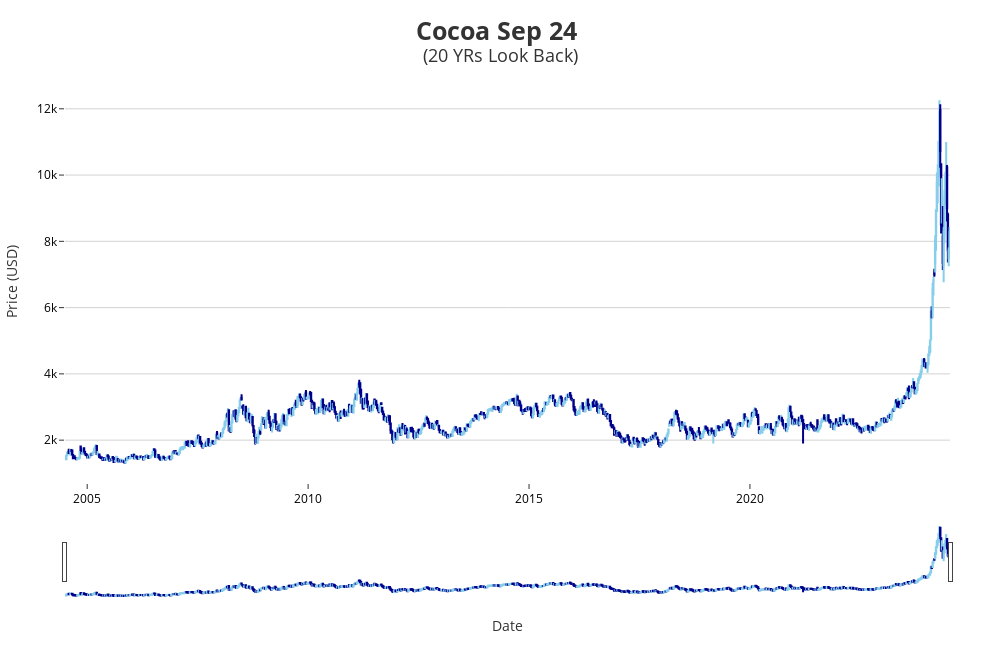

Notebook code for this chart:
### Code cell
fig.show()

### Figure 1 — Plotly figure (JSON) as saved in the notebook; plotly's stock layout.template omitted (floating-point values rounded to 4 significant figures; data arrays with more than 128 entries replaced by an {"elided": "..."} marker saying what was removed)
{"data": [{"close": {"elided": "1045 int values"}, "decreasing": {"line": {"color": "darkblue"}}, "high": {"elided": "1045 int values"}, "increasing": {"line": {"color": "skyblue"}}, "low": {"elided": "1045 int values"}, "open": {"elided": "1045 int values"}, "type": "candlestick", "x": {"elided": "1045 str values"}}], "layout": {"height": 650, "margin": {"b": 50, "l": 50, "r": 50, "t": 80}, "plot_bgcolor": "white", "title": {"font": {"size": 25}, "text": "<b>Cocoa Sep 24</b> <br><sup>(20 YRs Look Back)</sup>", "x": 0.5, "xanchor": "center", "yanchor": "top"}, "width": 1000, "xaxis": {"rangeslider": {"visible": true}, "tickfont": {"color": "black"}, "title": {"text": "Date"}}, "yaxis": {"gridcolor": "lightgray", "tickfont": {"color": "black"}, "title": {"text": "Price (USD)"}}}}
